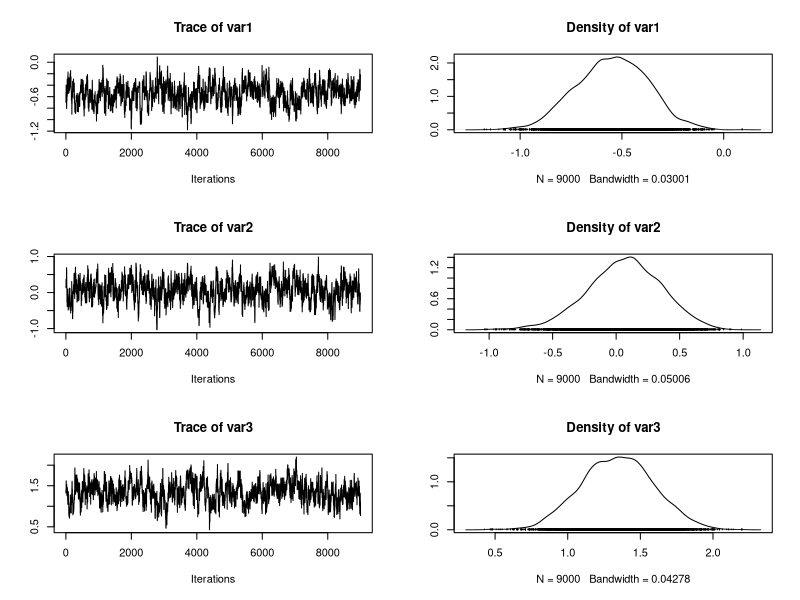
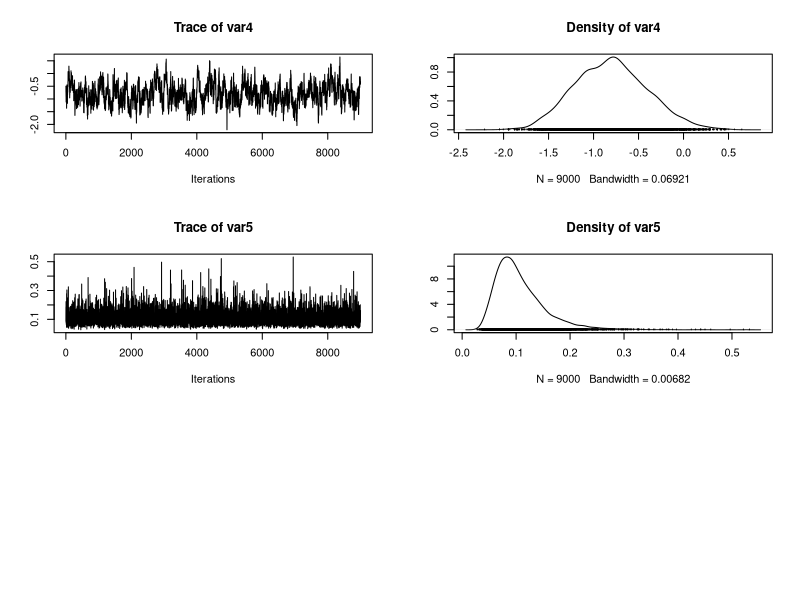
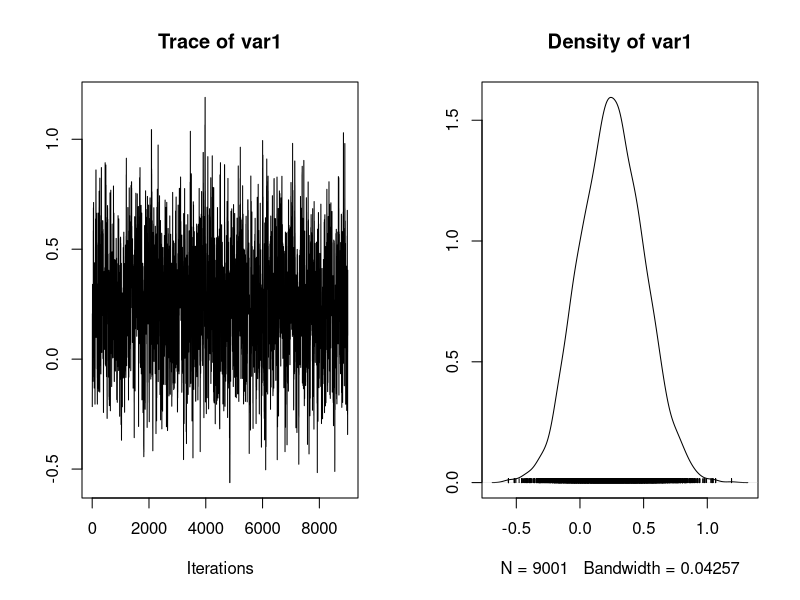
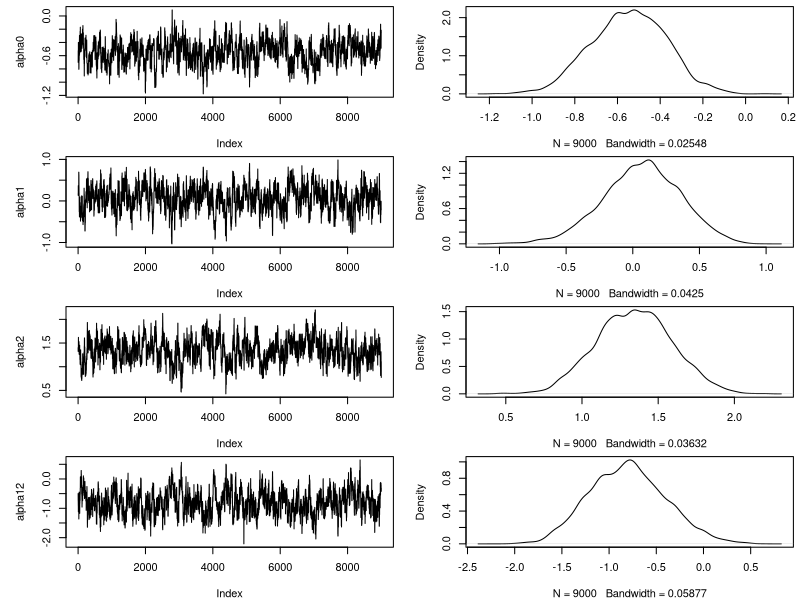
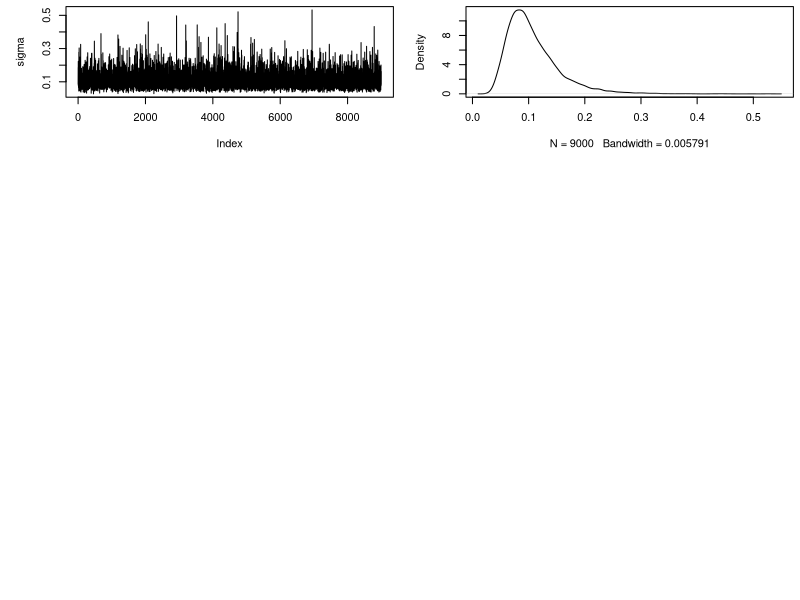

Here is the R script that generated these plots, in order:
## ---- chunk 1
"N" <- 21
"r" <- c(10, 23, 23, 26, 17, 5, 53, 55, 32, 46, 10, 8, 10, 8, 23, 0, 3, 22, 15, 32, 3)
"n" <- c(39, 62, 81, 51, 39, 6, 74, 72, 51, 79, 13, 16, 30, 28, 45,  4, 12, 41, 30, 51, 7)
"x1" <- c(0, 0, 0, 0, 0, 0, 0, 0, 0, 0, 0, 1, 1, 1, 1, 1, 1, 1, 1, 1, 1)
"x2" <- c(0, 0, 0, 0, 0, 1, 1, 1, 1, 1, 1, 0, 0, 0, 0, 0, 1, 1, 1, 1, 1)
## ---- chunk 2
init_alpha0 <- 0
init_alpha1 <- 0
init_alpha2 <- 0
init_alpha12 <- 0
init_sigma <- 1/10
init_b <- c(0, 0, 0, 0, 0, 0, 0, 0, 0, 0, 0, 0, 0, 0, 0, 0, 0, 0, 0, 0, 0)
## ---- chunk 3
library(boot)
library(coda)
## ---- chunk 4
seeds <- function(nchain, init_alpha0, init_alpha1, init_alpha2, init_alpha12, init_sigma, init_b, prop_sd, x1, x2, N)
{
  
  alpha0 <- init_alpha0
  alpha1 <- init_alpha1
  alpha2 <- init_alpha2
  alpha12 <- init_alpha12
  sigma <- init_sigma
  b <- init_b
  
  p <- plogis(alpha0 + alpha1 * x1 + alpha2 * x2 + alpha12 * x1 * x2 + b)
  
  chain <- matrix(NA, nchain + 1, 5)
  chain_b <- matrix(NA, nchain + 1, N)
  
  chain[1,1] <- init_alpha0
  chain[1,2] <- init_alpha1
  chain[1,3] <- init_alpha2
  chain[1,4] <- init_alpha12
  chain[1,5] <- init_sigma
  chain_b[1,] <- init_b
  
  acc_rates <- rep(0,4)
  
  for (i in 1:nchain)
  {
    # Mise à jour de alpha0
    prop <- rnorm(1, alpha0, prop_sd[1])
    prop_p <- plogis(prop + alpha1 * x1 + alpha2 * x2 + alpha12 * x1 * x2 + b)
    
    top <- - ((prop^2) / (2 * 1e6)) + sum(r * log(prop_p)) + sum((n-r) * log(1 - prop_p))
    bottom <- - ((alpha0^2) / (2 * 1e6)) + sum(r * log(p)) + sum((n-r) * log(1 - p))
    
    acc_prob <- exp(top - bottom)
    
    if (runif(1) < acc_prob){
      alpha0 <- prop
      p <- prop_p
      acc_rates[1] <- acc_rates[1]+1
    }
    
    # Mise à jour de alpha1
    prop <- rnorm(1, alpha1, prop_sd[2])
    prop_p <- plogis(alpha0 + prop * x1 + alpha2 * x2 + alpha12 * x1 * x2 + b)
    
    top <- - ((prop^2) / (2 * 1e6)) + sum(r * log(prop_p)) + sum((n-r) * log(1 - prop_p))
    bottom <- - ((alpha1^2) / (2 * 1e6)) + sum(r * log(p)) + sum((n-r) * log(1 - p))
    
    acc_prob <- exp(top - bottom)
    
    if (runif(1) < acc_prob){
      alpha1 <- prop
      p <- prop_p
      acc_rates[2] <- acc_rates[2]+1
    }
    
    # Mise à jour de alpha2
    prop <- rnorm(1, alpha2, prop_sd[3])
    prop_p <- plogis(alpha0 + alpha1 * x1 + prop * x2 + alpha12 * x1 * x2 + b)
    
    top <- - ((prop^2) / (2 * 1e6)) + sum(r * log(prop_p)) + sum((n-r) * log(1 - prop_p))
    bottom <- - ((alpha2^2) / (2 * 1e6)) + sum(r * log(p)) + sum((n-r) * log(1 - p))
    
    acc_prob <- exp(top - bottom)
    
    if (runif(1) < acc_prob){
      alpha2 <- prop
      p <- prop_p
      acc_rates[3] <- acc_rates[3]+1
    }
    
    # Mise à jour de alpha12
    prop <- rnorm(1, alpha12, prop_sd[4])
    prop_p <- plogis(alpha0 + alpha1 * x1 + alpha2 * x2 + prop * x1 * x2 + b)
    
    top <- - ((prop^2) / (2 * 1e6)) + sum(r * log(prop_p)) + sum((n-r) * log(1 - prop_p))
    bottom <- - ((alpha12^2) / (2 * 1e6)) + sum(r * log(p)) + sum((n-r) * log(1 - p))
    
    acc_prob <- exp(top - bottom)

    if (runif(1) < acc_prob){
      alpha12 <- prop
      p <- prop_p
      acc_rates[4] <- acc_rates[4]+1
    }
    
    # Mise à jour de sigma
    sigma <- 1 / rgamma(1, shape = 10e-3 + N / 2, scale = 1e-3 + 0.5 * sum(b^2)) #change parameters
    
    # Mise à jour de b
    for (j in 1:N)
    {
      prop <- rnorm(1, b[j], prop_sd[5])
      prop_p_j <- plogis(alpha0 + alpha1 * x1[j] + alpha2 * x2[j] + alpha12 * x1[j] * x2[j] + prop)
      
      top <- - (prop^2 / (2 * sigma)) + r[j] * log(prop_p_j) + (n[j] - r[j]) * log(1 - prop_p_j)
      bottom <- - (b[j]^2 / (2 * sigma)) + r[j] * log(p[j]) + (n[j] - r[j]) * log(1 - p[j])
      
      acc_prob <- exp(top - bottom)
      
      if (runif(1) < acc_prob){
        b[j] <- prop
        p[j] <- prop_p_j
      }
    }
    #Mise à jour de la chaine
    chain[i+1,] <- c(alpha0, alpha1, alpha2, alpha12, sigma)
    chain_b[i+1,] <- b
  }
  my_list <- list("chain" = chain, "b_chain" = chain_b, "acc_rates" = acc_rates)
  return(my_list)
}
## ---- chunk 5
l <- seeds(1e4, init_alpha0, init_alpha1, init_alpha2, init_alpha12, init_sigma, init_b, prop_sd = c(0.2, 0.2, 0.2, 0.3, 0.3), x1, x2, N)
## ---- chunk 6
burnin <- 1:1000
plot(mcmc(l$chain[-c(burnin, 2890),]))
## ---- chunk 7
plot(mcmc(l$b_chain[-burnin,][,20]))
## ---- chunk 8
l$acc_rates/10000
## ---- chunk 9
moy_alpha0 <- mean(l$chain[,1])
moy_alpha1 <- mean(l$chain[,2])
moy_alpha2 <- mean(l$chain[,3])
moy_alpha12 <- mean(l$chain[,4])
moy_sigma <- mean(sqrt(l$chain[,5]))
## ---- chunk 10
moy_alpha0 
moy_alpha1 
moy_alpha2 
moy_alpha12 
moy_sigma
## ---- chunk 11
sd_alpha0 <- sd(l$chain[,1])
sd_alpha1 <- sd(l$chain[,2])
sd_alpha2 <- sd(l$chain[,3])
sd_alpha12 <- sd(l$chain[,4])
sd_sigma <- sd(sqrt(l$chain[,5]))
## ---- chunk 12
sd_alpha0 
sd_alpha1 
sd_alpha2 
sd_alpha12 
sd_sigma 
## ---- chunk 13
summary(l$chain)
## ---- chunk 14
text=c("alpha0", "alpha1", "alpha2", "alpha12", "sigma")
par(mfrow = c(4, 2), mar = c(4, 5, 0.5, 0.5))
for (j in 1:5){
  plot(l$chain[-c(burnin, 2890),][,j], type = "l", main = "",ylab=text[j])
  plot(density(l$chain[-c(burnin, 2890),][,j]), type = "l", main = "")
}
    
